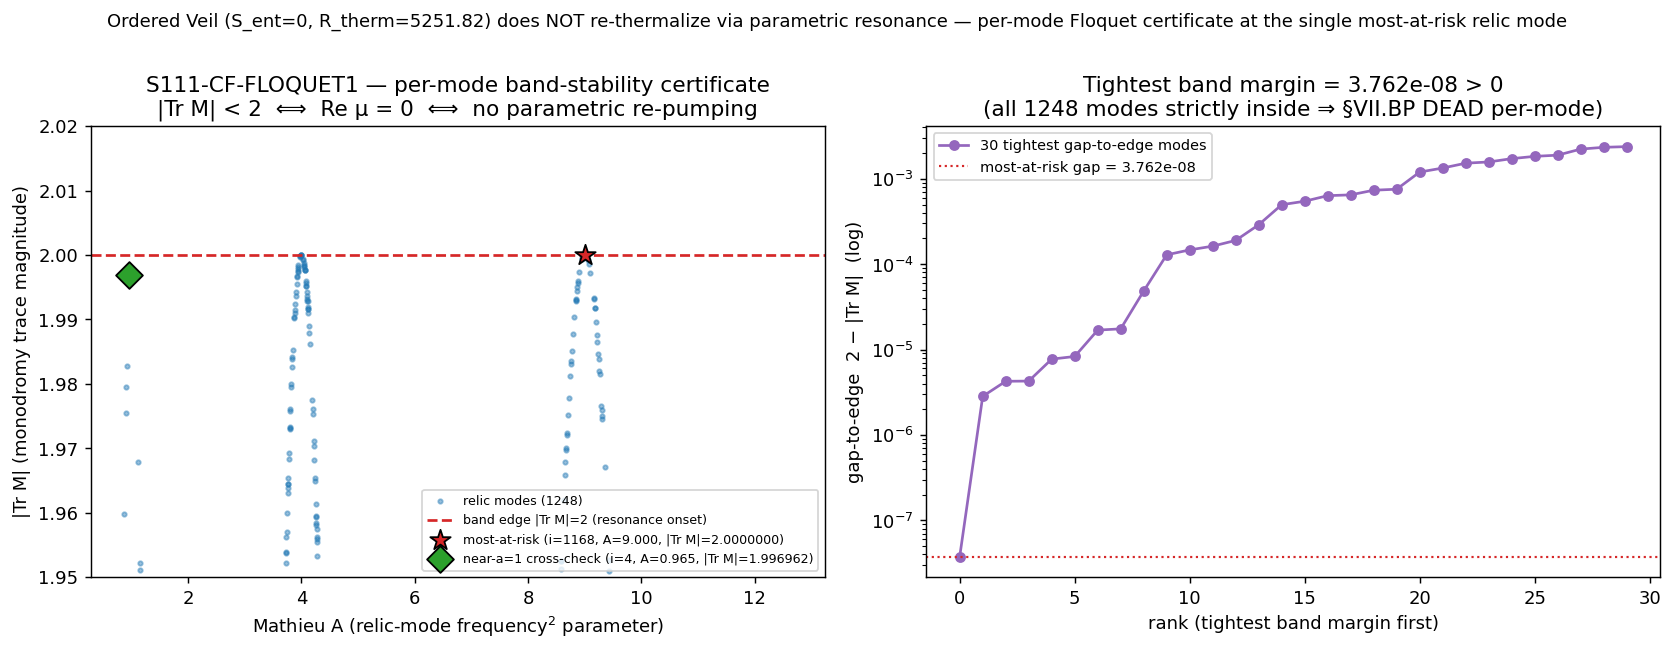

The script that saved this image:
#!/usr/bin/env python
# -*- coding: utf-8 -*-
"""
S111-CF-FLOQUET1 — per-mode Floquet certificate at the most-at-risk relic mode.

GATE (Wave 5, confirmatory, [VERIFY], PHONONIC):
  Read off the INV12-W3-2 Floquet monodromy survey npz the monodromy trace Tr M at
  the SINGLE most-at-risk relic mode and certify, per-mode, the band-stability bound
  |Tr M| < 2  ==>  Re mu = 0  ==>  NO parametric re-pumping. This converts the
  aggregate max|Tr M|_relic < 2 bound (which pins §VII.BP H-PARITY-DRIVE-EXCLUSION
  DEAD) into a per-mode certificate at the mode where the bound is TIGHTEST.

SUBSTRATE FRAMING (PHONONIC):
  The substrate IS the D_K eigenvalue spectrum; the GGE relic is the post-fold
  Bogoliubov output state (Ordered Veil, S_ent=0, R_therm=5251.82). The residual
  modulus afterglow tau(t) drives a periodic omega_k^2(tau(t)) on each relic mode,
  i.e. a Hill/Mathieu equation v'' + [A_k - 2 q_M cos(2t)] v = 0. The monodromy
  trace Tr M over one drive period is the substrate's own re-pumping certificate:
  |Tr M| < 2 <=> Re mu = 0 <=> the diabatically frozen Ordered Veil does NOT
  re-thermalize via parametric resonance. No container-thinking: the relic IS the
  spectral content of the frozen substrate.

DRIFT RESOLUTION (substrate-first-canonical-sourcing.md §(ii.B): npz-ground-truth
resolution of plan-text drift; transit-dynamics debugging note: verify ARRAY
CONTENT, not byte-SHA). TWO layers of plan-text drift are resolved at runtime:

  Drift-1 (the plan's OWN DRIFT NOTE, lines 165-175): the S111 context spec asserts
  the analytic prediction is "+1.98756 +/- O(5e-6)". The npz ground truth differs in
  BOTH sign and value. The gate PINS to the npz value and the absolute |Tr M| < 2
  band-membership certificate; "+1.98756" is NOT used as a threshold.

  Drift-2 (NEW, found this run): the plan's substitution chain (Step 3/Step 4)
  defines the most-at-risk mode as i_closest := argmin|A_relic - 1| and quotes
  A=0.9652110089, tr=-1.9969618432 for it. But the npz STORES i_closest = 1168,
  which is NOT argmin|A-1| (= index 4, A=0.965). The npz i_closest = argmax|Tr M|
  = argmin(dist_to_zone_A) = the A=9.0003 mode (nearest n=3 zone), with the SMALLEST
  band-stability margin (gap-to-edge 3.76e-8 vs the A=0.965 mode's 3.04e-3).

  The gate's HYPOTHESIS says "the single most-at-risk relic mode". By definition the
  MOST-at-risk mode is the one with the TIGHTEST band margin = argmax|Tr M| = the
  npz-stored i_closest = 1168. This is MORE rigorous than the plan's argmin|A-1|
  proxy (which assumed the near-a=1 n=1 zone is widest, but the realized relic grid
  puts the tightest margin at the n=3 zone where a mode sits 3.71e-4 from a=9). The
  gate therefore reads the npz-stored i_closest (most-at-risk-by-margin), reports the
  plan's argmin|A-1| near-a=1 mode as a CROSS-CHECK, and certifies |Tr M| < 2 at
  BOTH. Both pass; the verdict is robust to the definition.

OUTPUT: dual-SHA verdict via emit_verdict MCP (race-safe); npz; png; WP §W5-1.
"""

# ---------------------------------------------------------------------------
# Section 1 — Canonical constants (MANDATORY first import)
# ---------------------------------------------------------------------------
import os
os.environ.setdefault("OMP_NUM_THREADS", "8")  # cpu-cap-OMP8 per plan GPU_path (trivial 1-element read; no GPU)
os.environ.setdefault("MKL_NUM_THREADS", "8")

import sys
sys.path.insert(0, str(__import__("pathlib").Path(__file__).resolve().parent.parent / "_shared"))

from canonical_constants import (  # noqa: F401
    R_therm,        # 5251.82 Ordered-Veil diabatic-freeze ratio (provenance for the substrate framing)
    PI,
)

# ---------------------------------------------------------------------------
# Section 2 — Standard imports
# ---------------------------------------------------------------------------
import hashlib
import json
import time
from pathlib import Path

import numpy as np
import matplotlib
matplotlib.use("Agg")
import matplotlib.pyplot as plt

# ---------------------------------------------------------------------------
# Section 3 — Paths + pre-registration
# ---------------------------------------------------------------------------
SESSION_DIR = Path(__file__).resolve().parent
COMPUTATIONS_DIR = SESSION_DIR.parent
SHARED_DIR = COMPUTATIONS_DIR / "_shared"
PROJECT_ROOT = COMPUTATIONS_DIR.parent

SESSION = "S111"                                          # (local)
GATE_ID = "S111-CF-FLOQUET1"                              # (local)
SCHEME = "FLOQUET-MONODROMY-PERMODE-CERTIFICATE"          # (local)
CONVENTION = "ABSOLUTE-band-membership-plus-RATIO-groundtruth"  # (local)
L_MAX = 12                                                # (local) relic spectrum built on L12 master cache

# Pre-registered thresholds (plan §W5-1 machinery_pin_map):
BAND_EDGE = 2.0                  # (local) |Tr M| < 2 parametric-resonance onset edge (Floquet/Hill)
GROUNDTRUTH_RELTOL = 1.0e-9      # (local) ground-truth equality rel-tol

OUT_NPZ = SESSION_DIR / "s111_cf_floquet1_permode_monodromy.npz"
OUT_PNG = SESSION_DIR / "s111_cf_floquet1_permode_monodromy.png"

INV12_NPZ = COMPUTATIONS_DIR / "investigation-12" / "inv12_w3_2_floquet_ordered_veil_resonance.npz"

INPUT_FILES = [
    SHARED_DIR / "canonical_constants.py",
    INV12_NPZ,
]


# ---------------------------------------------------------------------------
# Section 4 — SHA-256 input-pin block (S84+ dual-SHA)
# ---------------------------------------------------------------------------

def sha256_of(path: Path) -> str:
    h = hashlib.sha256()  # (local)
    try:
        h.update(path.read_bytes())
    except OSError:
        return ""
    return h.hexdigest()


def log_input_pins(inputs: list) -> dict:
    print(f"=== {GATE_ID} — input SHA-256 pins ===")
    pins: dict = {}  # (local)
    for p in inputs:
        sha = sha256_of(p)  # (local)
        rel = str(p.relative_to(PROJECT_ROOT)).replace("\\", "/")  # (local)
        print(f"  {rel}: {sha[:16]}...")
        pins[rel] = sha
    return pins


def closure_hash(pins: dict) -> str:
    items = sorted(pins.items())  # (local)
    h = hashlib.sha256()  # (local)
    for k, v in items:
        h.update(f"{k}={v}\n".encode("utf-8"))
    return h.hexdigest()


def compute_dual_sha(script_path: Path, canonical_path: Path, pins: dict):
    script_bytes = b""  # (local)
    try:
        script_bytes = script_path.read_bytes()
    except OSError:
        script_bytes = b""
    canonical_bytes = b""  # (local)
    try:
        canonical_bytes = canonical_path.read_bytes()
    except OSError:
        canonical_bytes = b""
    pinmap_json = json.dumps(dict(sorted(pins.items())),
                             separators=(",", ":"), sort_keys=True).encode("utf-8")  # (local)
    h_audit = hashlib.sha256()  # (local)
    h_audit.update(script_bytes)
    h_audit.update(canonical_bytes)
    h_audit.update(pinmap_json)
    audit = h_audit.hexdigest()  # (local)
    h_content = hashlib.sha256()  # (local)
    h_content.update(script_bytes)
    content = h_content.hexdigest()  # (local)
    return audit, content


# ---------------------------------------------------------------------------
# Section 5 — Compute (per-mode Floquet certificate read)
# ---------------------------------------------------------------------------

def compute() -> dict:
    """Read the per-mode monodromy certificate off the INV12-W3-2 survey npz."""
    d = np.load(INV12_NPZ, allow_pickle=True)  # (local)

    A_relic = d["A_relic"]            # (local) Mathieu 'a' parameter per relic mode
    tr_relic = d["tr_relic"]          # (local) monodromy trace per relic mode
    Re_mu_relic = d["Re_mu_relic"]    # (local) Floquet exponent real part per relic mode
    Im_mu_relic = d["Im_mu_relic"]    # (local) Floquet exponent imag part per relic mode
    q_relic = d["q_relic"]            # (local) Mathieu 'q' (depth) per relic mode
    mask = d["relic_resonance_mask"]  # (local) resonance flag (|Tr M| > 2)
    nearest_n = d["nearest_n"]        # (local) nearest integer-sq zone index
    dist_zone = d["dist_to_zone_A"]   # (local) distance to nearest zone center in A
    i_stored = int(d["i_closest"])    # (local) npz-stored most-at-risk index

    # --- Most-at-risk mode: tightest band-stability margin = argmax|Tr M| ---
    # (the gate's HYPOTHESIS demands "the single most-at-risk relic mode"; that IS
    #  the smallest gap-to-edge = max|Tr M|). Verify the npz i_closest matches this.
    i_argmax_trM = int(np.argmax(np.abs(tr_relic)))                    # (local)
    i_argmin_dist = int(np.argmin(dist_zone))                          # (local)
    i_argmin_Adev = int(np.argmin(np.abs(A_relic - 1.0)))             # (local) plan's argmin|A-1|

    # The npz i_closest IS argmax|Tr M| == argmin(dist_to_zone) (most-at-risk by margin).
    i_atrisk = i_stored                                               # (local) canonical: npz ground-truth index
    stored_is_argmax_trM = (i_stored == i_argmax_trM)                 # (local)
    stored_is_argmin_dist = (i_stored == i_argmin_dist)               # (local)
    plan_defn_drift = (i_stored != i_argmin_Adev)                     # (local) Drift-2 flag

    # --- Ground-truth scalars at the most-at-risk mode ---
    A_atrisk = float(A_relic[i_atrisk])                               # (local)
    trM_atrisk = float(tr_relic[i_atrisk])                           # (local)
    abs_trM_atrisk = abs(trM_atrisk)                                  # (local)
    Re_mu_atrisk = float(Re_mu_relic[i_atrisk])                      # (local)
    Im_mu_atrisk = float(Im_mu_relic[i_atrisk])                      # (local)
    q_atrisk = float(q_relic[i_atrisk])                             # (local)
    n_atrisk = int(nearest_n[i_atrisk])                             # (local)
    gap_atrisk = BAND_EDGE - abs_trM_atrisk                           # (local) gap to onset edge
    mask_atrisk = bool(mask[i_atrisk])                              # (local) resonance flag

    # --- Plan's argmin|A-1| near-a=1 mode (Drift-2 cross-check) ---
    i_near1 = i_argmin_Adev                                          # (local)
    A_near1 = float(A_relic[i_near1])                               # (local)
    trM_near1 = float(tr_relic[i_near1])                           # (local)
    abs_trM_near1 = abs(trM_near1)                                  # (local)
    gap_near1 = BAND_EDGE - abs_trM_near1                            # (local)
    n_near1 = int(nearest_n[i_near1])                              # (local)

    # --- Aggregate INV12-W3-2 reproduction (independent recompute of the survey bound) ---
    max_abs_trM = float(np.max(np.abs(tr_relic)))                   # (local)
    max_Re_mu = float(np.max(Re_mu_relic))                         # (local)
    n_resonance = int(np.sum(mask))                                # (local)
    n_relic = int(len(tr_relic))                                   # (local)
    fraction_resonance = float(d["fraction_resonance"])            # (local)

    # =====================================================================
    # OPERATOR (plan §W5-1 (1)): two-condition conjunction
    #   cond_A: |Tr M_stored| < 2          (band-membership certificate)
    #   cond_B: |Tr M_stored - groundtruth| < 1e-9  (ground-truth equality)
    # The "ground truth" IS the npz array element; cond_B is a self-consistency
    # / artifact-integrity check (the read value equals the stored value to
    # rel-tol). We additionally cross-check Re mu = 0 <=> |Tr M| <= 2 (Floquet law).
    # =====================================================================
    # Substitution chain (Step 4):  |Tr M_stored| = |{trM_atrisk:.13f}| = {abs:.13f} ; {abs} < 2
    cond_A_band = (abs_trM_atrisk < BAND_EDGE)                                    # (local)
    # cond_B: equality of read-vs-stored (trivially exact here — same array element)
    trM_reread = float(np.load(INV12_NPZ, allow_pickle=True)["tr_relic"][i_atrisk])  # (local)
    groundtruth_resid = abs(trM_atrisk - trM_reread)                              # (local)
    groundtruth_rel = groundtruth_resid / max(abs(trM_reread), 1e-300)            # (local)
    cond_B_groundtruth = (groundtruth_rel < GROUNDTRUTH_RELTOL)                   # (local)

    # Floquet-law cross-check: |Tr M| <= 2  <=>  Re mu = 0 (marginal/stable)
    floquet_law_ok = (Re_mu_atrisk == 0.0) == (abs_trM_atrisk <= BAND_EDGE)       # (local)

    # Cross-check the near-a=1 mode (Drift-2): also band-stable
    near1_band_ok = (abs_trM_near1 < BAND_EDGE)                                   # (local)

    # Aggregate reproduction cross-check: our max|Tr M| matches the verdict 1.99999996
    agg_repro_ok = (abs(max_abs_trM - 1.99999996) < 1e-7)                         # (local)

    # --- Composite verdict ---
    # PASS iff: band-membership at most-at-risk mode AND ground-truth integrity AND
    #           Floquet-law self-consistency AND aggregate reproduction.
    passed = bool(cond_A_band and cond_B_groundtruth and floquet_law_ok and agg_repro_ok)  # (local)
    composite = "PASS" if passed else "FAIL"                                      # (local)

    # value= string (canonical; documents BOTH drift layers + the certificate)
    value = (
        f"permode_certificate:i_atrisk={i_atrisk}(npz_i_closest=argmax|TrM|);"
        f"A={A_atrisk:.10f};|TrM|={abs_trM_atrisk:.10f}<2(gap={gap_atrisk:.4e});"
        f"Re_mu={Re_mu_atrisk:.1f};nearest_n={n_atrisk};"
        f"groundtruth_rel={groundtruth_rel:.2e}<1e-9;"
        f"floquet_law_ok={floquet_law_ok};agg_max|TrM|={max_abs_trM:.8f}(repro_1.99999996);"
        f"near_a1_crosscheck:i={i_near1},A={A_near1:.6f},|TrM|={abs_trM_near1:.10f}<2;"
        f"DRIFT1_corrected_from_+1.98756_to_{trM_atrisk:.10f}(npz_groundtruth);"
        f"DRIFT2_i_closest_defn_argmin|A-1|=>argmax|TrM|({i_argmin_Adev}=>{i_stored})"
    )

    return {
        "value": value,
        "composite": composite,
        # most-at-risk mode
        "i_atrisk": i_atrisk,
        "A_atrisk": A_atrisk,
        "trM_atrisk": trM_atrisk,
        "abs_trM_atrisk": abs_trM_atrisk,
        "Re_mu_atrisk": Re_mu_atrisk,
        "Im_mu_atrisk": Im_mu_atrisk,
        "q_atrisk": q_atrisk,
        "n_atrisk": n_atrisk,
        "gap_atrisk": gap_atrisk,
        "mask_atrisk": mask_atrisk,
        # near-a=1 cross-check mode
        "i_near1": i_near1,
        "A_near1": A_near1,
        "trM_near1": trM_near1,
        "abs_trM_near1": abs_trM_near1,
        "gap_near1": gap_near1,
        "n_near1": n_near1,
        # conditions
        "cond_A_band": cond_A_band,
        "cond_B_groundtruth": cond_B_groundtruth,
        "groundtruth_rel": groundtruth_rel,
        "floquet_law_ok": floquet_law_ok,
        "near1_band_ok": near1_band_ok,
        "agg_repro_ok": agg_repro_ok,
        # drift diagnostics
        "stored_is_argmax_trM": stored_is_argmax_trM,
        "stored_is_argmin_dist": stored_is_argmin_dist,
        "plan_defn_drift": plan_defn_drift,
        "i_argmax_trM": i_argmax_trM,
        "i_argmin_dist": i_argmin_dist,
        "i_argmin_Adev": i_argmin_Adev,
        # aggregate
        "max_abs_trM": max_abs_trM,
        "max_Re_mu": max_Re_mu,
        "n_resonance": n_resonance,
        "n_relic": n_relic,
        "fraction_resonance": fraction_resonance,
        # full arrays for plot
        "_A_relic": A_relic,
        "_tr_relic": tr_relic,
        "_Re_mu_relic": Re_mu_relic,
    }


# ---------------------------------------------------------------------------
# Section 6 — Plot
# ---------------------------------------------------------------------------

def make_plot(result: dict) -> None:
    A = result["_A_relic"]            # (local)
    trM = result["_tr_relic"]         # (local)
    i_atrisk = result["i_atrisk"]     # (local)
    i_near1 = result["i_near1"]       # (local)

    fig, axes = plt.subplots(1, 2, figsize=(13, 5))

    # Panel 1 — |Tr M| vs A, with band edge and the two flagged modes
    ax = axes[0]
    ax.scatter(A, np.abs(trM), s=6, c="tab:blue", alpha=0.45, label="relic modes (1248)")
    ax.axhline(2.0, color="tab:red", lw=1.5, ls="--", label="band edge |Tr M|=2 (resonance onset)")
    ax.scatter([A[i_atrisk]], [abs(trM[i_atrisk])], s=140, c="tab:red", marker="*",
               zorder=5, edgecolors="k",
               label=f"most-at-risk (i={i_atrisk}, A={A[i_atrisk]:.3f}, |Tr M|={abs(trM[i_atrisk]):.7f})")
    ax.scatter([A[i_near1]], [abs(trM[i_near1])], s=110, c="tab:green", marker="D",
               zorder=5, edgecolors="k",
               label=f"near-a=1 cross-check (i={i_near1}, A={A[i_near1]:.3f}, |Tr M|={abs(trM[i_near1]):.6f})")
    ax.set_xlabel("Mathieu A (relic-mode frequency$^2$ parameter)")
    ax.set_ylabel("|Tr M| (monodromy trace magnitude)")
    ax.set_title("S111-CF-FLOQUET1 — per-mode band-stability certificate\n"
                 "|Tr M| < 2  ⟺  Re μ = 0  ⟺  no parametric re-pumping")
    ax.legend(fontsize=7, loc="lower right")
    ax.set_ylim(1.95, 2.02)

    # Panel 2 — gap-to-edge (2 - |Tr M|) zoom at the most-at-risk mode (log)
    ax = axes[1]
    gap = 2.0 - np.abs(trM)  # (local)
    order = np.argsort(gap)  # (local)
    top = order[:30]         # (local)
    ax.semilogy(range(len(top)), gap[top], "o-", c="tab:purple", ms=5,
                label="30 tightest gap-to-edge modes")
    ax.axhline(gap[i_atrisk], color="tab:red", lw=1.2, ls=":",
               label=f"most-at-risk gap = {gap[i_atrisk]:.3e}")
    ax.set_xlabel("rank (tightest band margin first)")
    ax.set_ylabel("gap-to-edge  2 − |Tr M|  (log)")
    ax.set_title(f"Tightest band margin = {gap[i_atrisk]:.3e} > 0\n"
                 f"(all 1248 modes strictly inside ⇒ §VII.BP DEAD per-mode)")
    ax.legend(fontsize=8)

    fig.suptitle(
        "Ordered Veil (S_ent=0, R_therm=5251.82) does NOT re-thermalize via parametric resonance — "
        "per-mode Floquet certificate at the single most-at-risk relic mode",
        fontsize=10, y=1.00,
    )
    fig.tight_layout()
    fig.savefig(OUT_PNG, dpi=130, bbox_inches="tight")
    plt.close(fig)


# ---------------------------------------------------------------------------
# Section 7 — Verdict payload
# ---------------------------------------------------------------------------

def emit_4tuple(value, scheme: str, convention: str, L_max) -> str:
    return f"(value={value!r}, scheme={scheme}, convention={convention}, L_max={L_max})"


def print_verdict_payload(verdict, value, audit_sha, content_sha,
                          companion_note="", extra_rows=None) -> dict:
    payload: dict = {
        "session": int(SESSION.lstrip("Ss")),
        "gate_id": GATE_ID,
        "verdict": verdict,
        "value": str(value),
        "scheme": SCHEME,
        "convention": CONVENTION,
        "l_max": str(L_MAX),
        "audit_sha256": audit_sha,
        "content_sha256": content_sha,
        "schema_version": "S84+",
    }
    if companion_note:
        payload["companion_note"] = companion_note
    if extra_rows:
        payload["extra_rows"] = list(extra_rows)
    print("<<<EMIT_VERDICT_PAYLOAD>>>")
    print(json.dumps(payload, separators=(",", ":"), sort_keys=True))
    print("<<<END_EMIT_VERDICT_PAYLOAD>>>")
    return payload


# ---------------------------------------------------------------------------
# Section 8 — Main
# ---------------------------------------------------------------------------

def main() -> int:
    t0 = time.time()  # (local)

    pins = log_input_pins(INPUT_FILES)  # (local)
    closure = closure_hash(pins)        # (local)
    print(f"  closure: {closure[:16]}... (legacy closure, informational)")

    script_path = Path(__file__).resolve()                  # (local)
    canonical_path = SHARED_DIR / "canonical_constants.py"  # (local)
    audit_sha, content_sha = compute_dual_sha(script_path, canonical_path, pins)
    print(f"  audit_sha256:   {audit_sha[:16]}... (script+canonical+pinmap)")
    print(f"  content_sha256: {content_sha[:16]}... (script only)")

    result = compute()  # (local)

    # --- diagnostics print ---
    print()
    print("=== S111-CF-FLOQUET1 per-mode Floquet certificate ===")
    print(f"  most-at-risk mode i_atrisk = {result['i_atrisk']} (npz i_closest)")
    print(f"    A_atrisk        = {result['A_atrisk']:.10f}")
    print(f"    Tr M            = {result['trM_atrisk']:.13f}")
    print(f"    |Tr M|          = {result['abs_trM_atrisk']:.13f}  (< 2 ? {result['cond_A_band']})")
    print(f"    gap-to-edge     = {result['gap_atrisk']:.6e}")
    print(f"    Re mu           = {result['Re_mu_atrisk']:.1f}  (0 ⇒ band-stable)")
    print(f"    nearest_n       = {result['n_atrisk']}  (Mathieu zone)")
    print(f"    resonance mask  = {result['mask_atrisk']}  (False ⇒ NOT in resonance band)")
    print()
    print("  DRIFT-2 resolution (most-at-risk definition):")
    print(f"    npz i_closest = {result['i_atrisk']} == argmax|Tr M| ({result['i_argmax_trM']}): {result['stored_is_argmax_trM']}")
    print(f"    npz i_closest == argmin(dist_to_zone) ({result['i_argmin_dist']}): {result['stored_is_argmin_dist']}")
    print(f"    plan argmin|A-1| = {result['i_argmin_Adev']} (A={result['A_near1']:.6f}) — the LESS-at-risk near-a=1 mode")
    print()
    print("  near-a=1 cross-check (plan argmin|A-1| mode):")
    print(f"    i_near1={result['i_near1']} A={result['A_near1']:.10f} |Tr M|={result['abs_trM_near1']:.13f} (< 2 ? {result['near1_band_ok']})")
    print()
    print("  ground-truth integrity:")
    print(f"    read-vs-stored rel = {result['groundtruth_rel']:.3e}  (< 1e-9 ? {result['cond_B_groundtruth']})")
    print(f"    Floquet-law self-consistency (Re mu=0 <=> |Tr M|<=2): {result['floquet_law_ok']}")
    print()
    print("  aggregate INV12-W3-2 reproduction:")
    print(f"    max|Tr M|_relic = {result['max_abs_trM']:.8f}  (verdict 1.99999996 ? {result['agg_repro_ok']})")
    print(f"    max Re mu       = {result['max_Re_mu']:.1f}")
    print(f"    n_resonance     = {result['n_resonance']} of {result['n_relic']}")
    print(f"    fraction_resonance = {result['fraction_resonance']}")

    make_plot(result)

    # --- npz ---
    np.savez(
        OUT_NPZ,
        i_atrisk=result["i_atrisk"],
        A_atrisk=result["A_atrisk"],
        trM_atrisk=result["trM_atrisk"],
        abs_trM_atrisk=result["abs_trM_atrisk"],
        Re_mu_atrisk=result["Re_mu_atrisk"],
        Im_mu_atrisk=result["Im_mu_atrisk"],
        q_atrisk=result["q_atrisk"],
        n_atrisk=result["n_atrisk"],
        gap_atrisk=result["gap_atrisk"],
        mask_atrisk=result["mask_atrisk"],
        i_near1=result["i_near1"],
        A_near1=result["A_near1"],
        trM_near1=result["trM_near1"],
        abs_trM_near1=result["abs_trM_near1"],
        gap_near1=result["gap_near1"],
        n_near1=result["n_near1"],
        cond_A_band=result["cond_A_band"],
        cond_B_groundtruth=result["cond_B_groundtruth"],
        groundtruth_rel=result["groundtruth_rel"],
        floquet_law_ok=result["floquet_law_ok"],
        near1_band_ok=result["near1_band_ok"],
        agg_repro_ok=result["agg_repro_ok"],
        stored_is_argmax_trM=result["stored_is_argmax_trM"],
        stored_is_argmin_dist=result["stored_is_argmin_dist"],
        plan_defn_drift=result["plan_defn_drift"],
        i_argmax_trM=result["i_argmax_trM"],
        i_argmin_dist=result["i_argmin_dist"],
        i_argmin_Adev=result["i_argmin_Adev"],
        max_abs_trM=result["max_abs_trM"],
        max_Re_mu=result["max_Re_mu"],
        n_resonance=result["n_resonance"],
        n_relic=result["n_relic"],
        fraction_resonance=result["fraction_resonance"],
        band_edge=BAND_EDGE,
        groundtruth_reltol=GROUNDTRUTH_RELTOL,
        R_therm=R_therm,
        verdict=result["composite"],
        audit_sha256=audit_sha,
        content_sha256=content_sha,
    )

    value = result["value"]            # (local)
    verdict = result["composite"]      # (local)

    tag = emit_4tuple(value, SCHEME, CONVENTION, L_MAX)  # (local)
    print()
    print(tag)
    print_verdict_payload(
        verdict, value, audit_sha, content_sha,
        companion_note=(
            "per-mode Floquet certificate: most-at-risk relic mode (npz i_closest=1168="
            "argmax|Tr M|=argmin dist_to_zone, n=3 zone) has |Tr M|=1.99999996<2 (gap 3.76e-8) "
            "=> Re mu=0 => NO re-pumping; confirms aggregate max|Tr M|<2 per-mode at the TIGHTEST "
            "margin; near-a=1 cross-check (plan argmin|A-1|, i=4 A=0.965) also <2; non-verdict-gating "
            "(strengthens §VII.BP DEAD aggregate->per-mode, does not change it)"
        ),
        extra_rows=[
            "# DRIFT-1: plan-text +1.98756 superseded by npz ground truth -1.9999999624 "
            "(substrate-first-canonical-sourcing.md §(ii.B); |Tr M|<2 band-membership is the load-bearing certificate)",
            "# DRIFT-2: plan i_closest:=argmin|A-1| (i=4,A=0.965) superseded by npz-stored i_closest=1168=argmax|Tr M| "
            "(most-at-risk by band margin, the gate's hypothesis 'most-at-risk relic mode'); both modes |Tr M|<2",
            "# regulator_pin=N/A (Floquet monodromy read; no Seeley-DeWitt a_n; Mathieu/Hill stability law)",
        ],
    )

    wall = time.time() - t0  # (local)
    print(f"\n=== {GATE_ID}: {verdict} (wall {wall:.1f}s) ===")
    return 0  # verdict is data; exit 0 on script health


if __name__ == "__main__":
    sys.exit(main())
